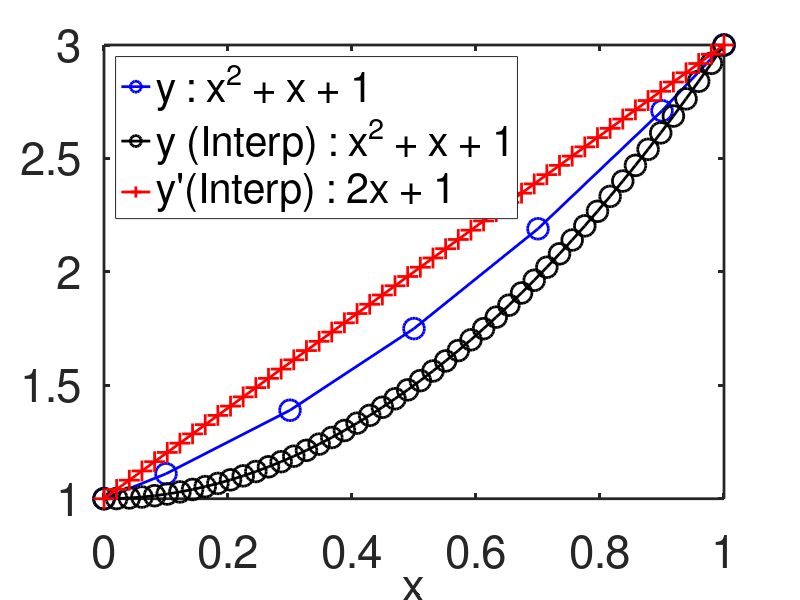

MATLAB code for this plot: (Note: this script raises an error after producing the figure.)
clear;clc;close all;
%%
% Unit test for fit_spline function
addpath('../../src/functions');

save_figs = true;

% Prepare output directory for saving difference figures
scriptFullPath = mfilename('fullpath');
if isempty(scriptFullPath)
	scriptDir = pwd;
else
	scriptDir = fileparts(scriptFullPath);
end
diffDir = fullfile(scriptDir, '..', '..', 'data', 'processed', 'diff_figs_old');
if ~exist(diffDir, 'dir')
	mkdir(diffDir);
end

% Generate synthetic data
eps = 1e-8;
x = [0 0.1 0.3 0.5 0.7 0.9 1.0]';
x_interp = linspace(0, 1, 50)';
y1 = (x.^2) + (x) + 1 ;%+ 0.1*randn(size(x));
y1_interp = (x_interp.^2) + (x_interp.^2) + 1 ;%+ 0.1*randn(size(x_interp));
y1_interp_prime = 2.*(x_interp) + 1;%+ 0.1*randn(size(x_interp));

y2 = sin(2*pi*x) + exp(-0.1*x) ;%+ 0.1*randn(size(x));
y2_interp = sin(2*pi*x_interp) + exp(-0.1*x_interp) ;%+ 0.1*randn(size(x_interp));
y2_interp_prime = 2*pi*cos(2*pi*x_interp) - 0.1*exp(-0.1*x_interp) ;%+ 0.1*randn(size(x_interp));

fs = 33; % Font size for plots
%% Plot original data
h = figure('WindowState','maximized');
plot(x, y1, '-ob', 'DisplayName', 'y : x^2 + x + 1','MarkerSize',15);
hold on;
plot(x_interp, y1_interp, '-ok', 'DisplayName', 'y (Interp) : x^2 + x + 1','MarkerSize',15);
hold on
plot(x_interp, y1_interp_prime, '-+r', 'DisplayName', 'y''(Interp) : 2x + 1','MarkerSize',15);
xlabel('x');
% ylabel('y');
legend('Location','northwest');
set(findall(gca,'-property','FontSize'),'FontSize',fs);
set(findall(gca,'-property','LineWidth'),'LineWidth',2);
% Save original data + derivative figure for y1
pause(0.3);
if save_figs
    saveas(h, fullfile(diffDir, 'y1_original_and_derivative.png'));
end
%% Fit splines with y1 
[dys_c, ys_c] = fit_spline_and_diff(x, y1, 'clamping', true, 'derivative_order', 1);
[dys, ys] = fit_spline_and_diff(x, y1,'derivative_order', 1);
ypp_c = ppval(ys_c, x_interp);
dypp_c = ppval(dys_c, x_interp);

ypp = ppval(ys, x_interp);
dypp = ppval(dys, x_interp);

%Compute percentage error
p_error_u = (abs(y1_interp - ypp)./(y1_interp + eps))*100;
p_error_u_prime = (abs(y1_interp_prime - dypp)./(y1_interp_prime + eps))*100;

p_error_c = (abs(y1_interp - ypp_c)./(y1_interp + eps))*100;
p_error_c_prime = (abs(y1_interp_prime - dypp_c)./(y1_interp_prime + eps))*100;

% Plot results
h = figure('WindowState','maximized');
subplot(2,1,1);
plot(x_interp, y1_interp, '-ok', 'DisplayName', 'y : x^2 + x + 1','MarkerSize',15);
hold on;
plot(x_interp, ypp, '+-b', 'DisplayName', 'Fitted Spline','MarkerSize',12);
plot(x_interp, ypp_c, '-sr', 'DisplayName', 'Fitted Spline(clamped)','MarkerSize',12);
% pbaspect([3 1 1]);
title('Spline Fitting');
xlabel('x');
ylabel('y');
legend('Location','northwest');
set(findall(gca,'-property','FontSize'),'FontSize',fs);
set(findall(gca,'-property','LineWidth'),'LineWidth',2);

subplot(2,1,2);
plot(x_interp, p_error_u, '-+b', 'DisplayName', 'Unclamped Spline Error','MarkerSize',12);
hold on;
plot(x_interp, p_error_c, '-sr', 'DisplayName', 'Clamped Spline Error','MarkerSize',12);
% pbaspect([3 1 1]);
title('Spline Fitting Error');
xlabel('x');
ylabel('Percentage Error(%)');
legend('Interpreter','latex','Location','south');
set(findall(gca,'-property','FontSize'),'FontSize',fs);
set(findall(gca,'-property','LineWidth'),'LineWidth',2);
if save_figs
    pause(0.3);
    saveas(h, fullfile(diffDir, 'y1_fit_and_error.png'));
end
% Plot derivative results
h = figure('WindowState','maximized');
subplot(2,1,1);
plot(x_interp, y1_interp_prime, '-ok', 'DisplayName', 'y'' : 2x + 1','MarkerSize',15);
hold on;
plot(x_interp, dypp, '+-b', 'DisplayName', 'Fitted Spline Derivative','MarkerSize',12);
plot(x_interp, dypp_c, '-sr', 'DisplayName', 'Fitted Spline Derivative(clamped)','MarkerSize',12);
% pbaspect([3 1 1]);
title('Spline Derivative Fitting');
xlabel('x');
ylabel('y^''');
legend('Location','northwest');
set(findall(gca,'-property','FontSize'),'FontSize',fs);
set(findall(gca,'-property','LineWidth'),'LineWidth',2);

subplot(2,1,2);
plot(x_interp, p_error_u_prime, '-+b', 'DisplayName', 'Unclamped Spline Derivative Error','MarkerSize',12);
hold on;
plot(x_interp, p_error_c_prime, '-sr', 'DisplayName', 'Clamped Spline Derivative Error','MarkerSize',12);
% pbaspect([3 1 1]);
title('Spline Derivative Fitting Error');
xlabel('x');
% ylabel('$(\frac{|y''_{true} - y''_{spline}|}{y''_{true}})\times 100$','Interpreter','latex');
ylabel('Percentage Error (%)')
legend('Interpreter','latex','Location','north');   
set(findall(gca,'-property','FontSize'),'FontSize',fs);
set(findall(gca,'-property','LineWidth'),'LineWidth',2);
if save_figs
    pause(0.3);
    saveas(h, fullfile(diffDir, 'y1_derivative_fit_and_error.png'));
end
%% Plot original data
h = figure('WindowState','maximized');
plot(x, y2, '-ob', 'DisplayName', 'y : sin(2\pi x) + exp(-0.1*x)','MarkerSize',15);
hold on;
plot(x_interp, y2_interp, '-ok', 'DisplayName', 'y (Interp) : sin(2\pi x) + exp(-0.1*x)','MarkerSize',15);
hold on
plot(x_interp, y2_interp_prime, '-+r', 'DisplayName', 'y''(Interp) : 2\pi cos(2\pi x) - 0.1exp(-0.1*x)','MarkerSize',15);
xlabel('x');
% ylabel('y');
legend('Location','north');
set(findall(gca,'-property','FontSize'),'FontSize',fs);
set(findall(gca,'-property','LineWidth'),'LineWidth',2);
if save_figs
    pause(0.3);
    saveas(h, fullfile(diffDir, 'y2_original_and_derivative.png'));
end
%% Fit spline with y2
clear ys ys_c ypp ypp_c p_error_u p_error_u_prime p_error_c p_error_c_prime dypp dypp_c dys dys_c;
[dys_c, ys_c] = fit_spline_and_diff(x, y2, 'clamping', true, 'derivative_order', 1);
[dys, ys] = fit_spline_and_diff(x, y2, 'derivative_order', 1);
ypp_c = ppval(ys_c, x_interp);
dypp_c = ppval(dys_c, x_interp);
ypp = ppval(ys, x_interp);
dypp = ppval(dys, x_interp);
%Compute error
p_error_u = (abs(y2_interp - ypp)./(y2_interp + eps))*100;
p_error_u_prime = (abs(y2_interp_prime - dypp)./(y2_interp_prime + eps))*100;
p_error_c = (abs(y2_interp - ypp_c)./(y2_interp + eps))*100;
p_error_c_prime = (abs(y2_interp_prime - dypp_c)./(y2_interp_prime + eps))*100;

% Plot results
h = figure('WindowState','maximized');
subplot(2,1,1);
plot(x_interp, y2_interp, '-ok', 'DisplayName', '$y : sin(2\pi x) + exp(-0.1*x)$','MarkerSize',15);
hold on;
plot(x_interp, ypp, '+-b', 'DisplayName', '$Fitted Spline$','MarkerSize',12);
plot(x_interp, ypp_c, '-sr', 'DisplayName', '$Fitted Spline(clamped)$','MarkerSize',12);
title('Spline Fitting');
xlabel('x');
ylabel('y');
legend('Interpreter','latex','Location','southwest');
set(findall(gca,'-property','FontSize'),'FontSize',fs);
set(findall(gca,'-property','LineWidth'),'LineWidth',2);

subplot(2,1,2);
plot(x_interp, p_error_u, '-+b', 'DisplayName', 'Unclamped Spline Error','MarkerSize',12);
hold on;
plot(x_interp, p_error_c, '-or', 'DisplayName', 'Clamped Spline Error','MarkerSize',12);
title('Spline Fitting Error');
xlabel('x');
ylabel('Percentage Error (%)');
legend('Interpreter','latex','Location','northwest');
set(findall(gca,'-property','FontSize'),'FontSize',fs);
set(findall(gca,'-property','LineWidth'),'LineWidth',2);
if save_figs
    pause(0.3);
    saveas(h, fullfile(diffDir, 'y2_fit_and_error.png'));
end
% Plot derivative results
h = figure('WindowState','maximized');
subplot(2,1,1);
plot(x_interp, y2_interp_prime, '-ok', 'DisplayName', '$y'' : 2\pi cos(2\pi x) - 0.1exp(-0.1*x)$','MarkerSize',15);
hold on;
plot(x_interp, dypp, '+-b', 'DisplayName', '$Fitted Spline Derivative$','MarkerSize',12);
plot(x_interp, dypp_c, '-sr', 'DisplayName', '$Fitted Spline Derivative(clamped)$','MarkerSize',12);
% pbaspect([3 1 1]);    
title('Spline Derivative Fitting');
xlabel('x');
ylabel('y^''');
legend('Interpreter','latex','Location','north');
set(findall(gca,'-property','FontSize'),'FontSize',fs);
set(findall(gca,'-property','LineWidth'),'LineWidth',2);

subplot(2,1,2);
plot(x_interp, p_error_u_prime, '-+b', 'DisplayName', 'Unclamped Spline Derivative Error','MarkerSize',12);
hold on;
plot(x_interp, p_error_c_prime, '-or', 'DisplayName', 'Clamped Spline Derivative Error','MarkerSize',12);
% pbaspect([3 1 1]);
title('Spline Derivative Fitting Error');
xlabel('x');
ylabel('Percentage Error (%)');
legend('Interpreter','latex','Location','north');
set(findall(gca,'-property','FontSize'),'FontSize',fs);
set(findall(gca,'-property','LineWidth'),'LineWidth',2);
if save_figs
    pause(0.3);
    saveas(h, fullfile(diffDir, 'y2_derivative_fit_and_error.png'));
end
%% Clean up